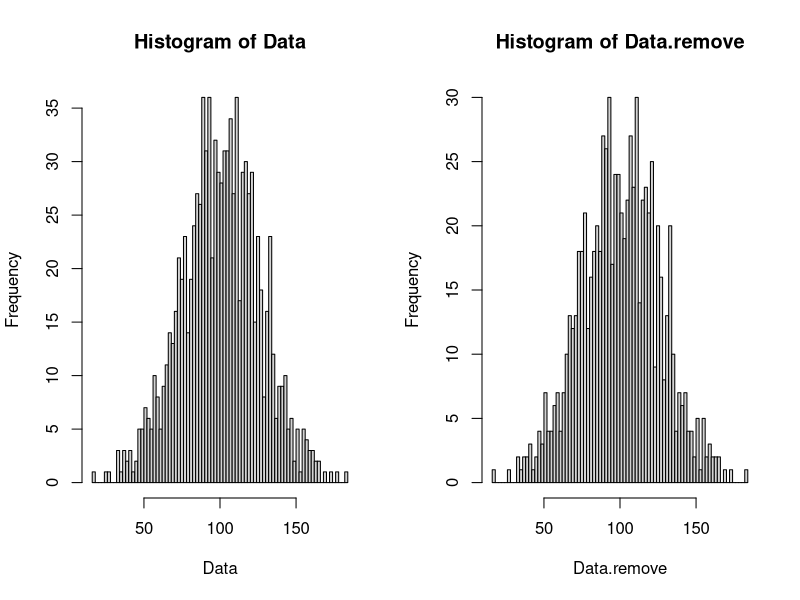
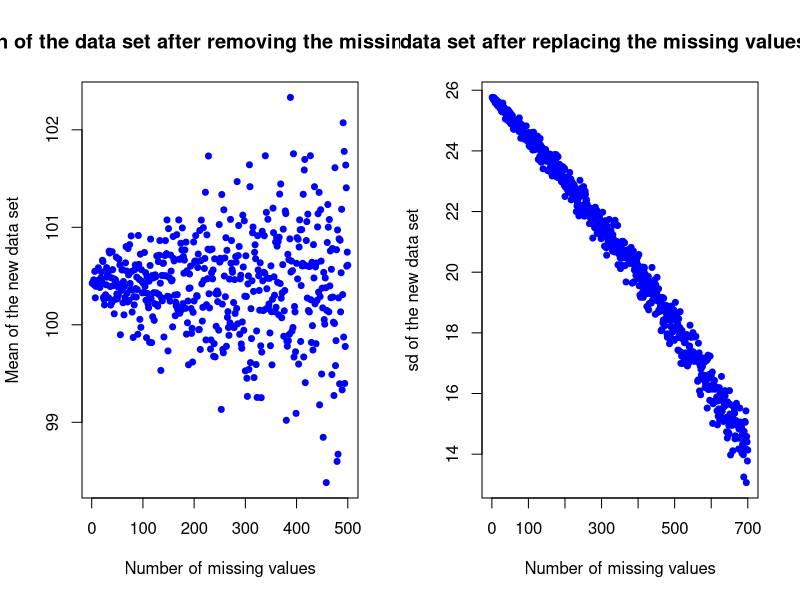

The R source for these figures, in order:
## ---- chunk 1
knitr::opts_chunk$set(message=FALSE,warning=FALSE, cache=TRUE)
## ---- chunk 2
rm(list = ls())
Data = read.table("telecom.txt", header = TRUE, sep = ",")
Data
## ---- chunk 3
Data$TotalCharges
## ---- chunk 4
Data$TotalCharges
is.na(Data$TotalCharges)
which(is.na(Data$TotalCharges))
sum(is.na(Data$TotalCharges))
## ---- chunk 5
Data = read.table("telecom.txt", header = TRUE, sep = ",", na.strings = c("na", "N/A", "NaN","NA"))
Data
sum(is.na(Data$TotalCharges))
## ---- chunk 6
rm(list = ls())
set.seed(100)
Data = rnorm(1000, mean = 100, sd = 25)
head(Data)
summary(Data)
Data.missing = Data
Data.missing[sample(1000,200)]=NA
mean(Data.missing)
## ---- chunk 7
Data.remove = Data.missing[- which(is.na(Data.missing))]
mean(Data.remove)
sd(Data.remove)
## ---- chunk 8
par(mfrow = c(1,2))
hist(Data,100)
hist(Data.remove,100)
## ---- chunk 9
empirical.mean = c()
for( i in 1:500){
  Data.missing=replace(Data,sample(1000,i),NA)
  Data.remove=Data.missing[- which(is.na(Data.missing))]
  empirical.mean[i]=mean(Data.remove)
}
plot(empirical.mean, xlab="Number of missing values", ylab = "Mean of the new data set", main="Mean of the data set after removing the missing values", pch=20, lwd=2, col="blue")


## ---- chunk 10
Data.missing=replace(Data, sample(1000, i), NA)
Data.replace=replace(Data.missing, which(is.na(Data.missing)), mean(Data.missing[- which(is.na(Data.missing))]))
sd(Data)
sd(Data.replace)
## ---- chunk 11
empirical.sd=c()
for( i in 1:700){
  Data.missing=replace(Data,sample(1000,i),NA)
  Data.replace=replace(Data.missing,which(is.na(Data.missing)), mean(Data.missing[- which(is.na(Data.missing))]))
  empirical.sd[i]=sd(Data.replace)
}
plot(empirical.sd, xlab="Number of missing values", ylab = "sd of the new data set", main="sd of the data set after replacing the missing values by the mean", pch=20, lwd=2, col="blue")

